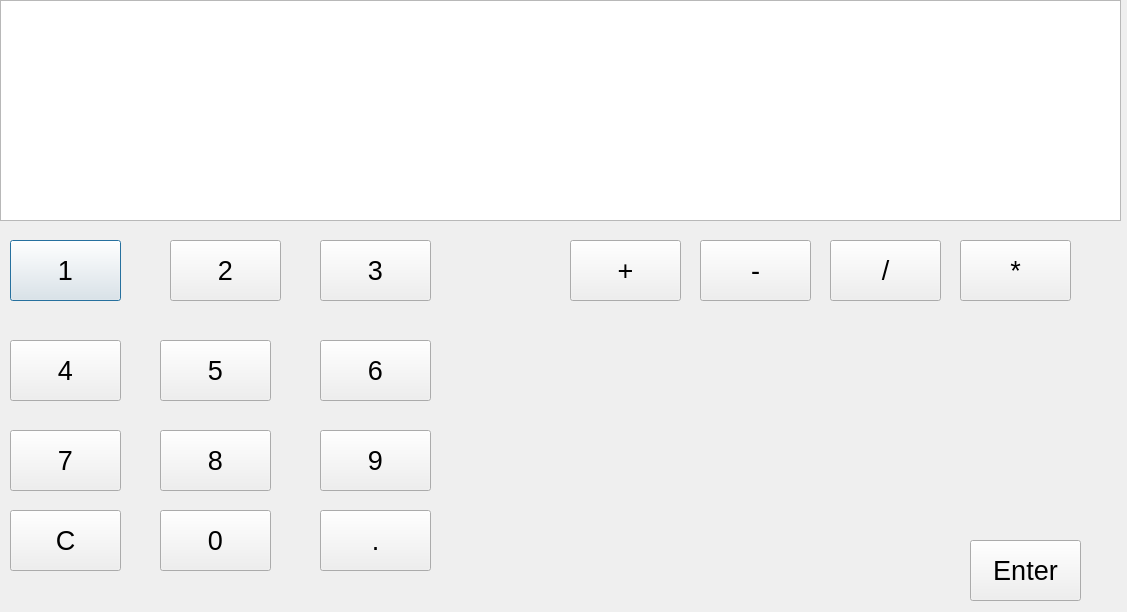
<?xml version="1.0" encoding="UTF-8"?>
<ui version="4.0">
 <class>Dialog</class>
 <widget class="QDialog" name="Dialog">
  <property name="geometry">
   <rect>
    <x>0</x>
    <y>0</y>
    <width>1127</width>
    <height>612</height>
   </rect>
  </property>
  <property name="windowTitle">
   <string>Dialog</string>
  </property>
  <widget class="QGraphicsView" name="graphicsView">
   <property name="geometry">
    <rect>
     <x>0</x>
     <y>0</y>
     <width>1121</width>
     <height>221</height>
    </rect>
   </property>
  </widget>
  <widget class="QPushButton" name="pushButton_2">
   <property name="geometry">
    <rect>
     <x>10</x>
     <y>240</y>
     <width>111</width>
     <height>61</height>
    </rect>
   </property>
   <property name="font">
    <font>
     <pointsize>20</pointsize>
    </font>
   </property>
   <property name="text">
    <string>1</string>
   </property>
  </widget>
  <widget class="QPushButton" name="pushButton_3">
   <property name="geometry">
    <rect>
     <x>170</x>
     <y>240</y>
     <width>111</width>
     <height>61</height>
    </rect>
   </property>
   <property name="font">
    <font>
     <pointsize>20</pointsize>
    </font>
   </property>
   <property name="text">
    <string>2</string>
   </property>
  </widget>
  <widget class="QPushButton" name="pushButton_4">
   <property name="geometry">
    <rect>
     <x>320</x>
     <y>240</y>
     <width>111</width>
     <height>61</height>
    </rect>
   </property>
   <property name="font">
    <font>
     <pointsize>20</pointsize>
    </font>
   </property>
   <property name="text">
    <string>3</string>
   </property>
  </widget>
  <widget class="QPushButton" name="pushButton_5">
   <property name="geometry">
    <rect>
     <x>320</x>
     <y>340</y>
     <width>111</width>
     <height>61</height>
    </rect>
   </property>
   <property name="font">
    <font>
     <pointsize>20</pointsize>
    </font>
   </property>
   <property name="text">
    <string>6</string>
   </property>
  </widget>
  <widget class="QPushButton" name="pushButton_6">
   <property name="geometry">
    <rect>
     <x>320</x>
     <y>430</y>
     <width>111</width>
     <height>61</height>
    </rect>
   </property>
   <property name="font">
    <font>
     <pointsize>20</pointsize>
    </font>
   </property>
   <property name="text">
    <string>9</string>
   </property>
  </widget>
  <widget class="QPushButton" name="pushButton_7">
   <property name="geometry">
    <rect>
     <x>160</x>
     <y>340</y>
     <width>111</width>
     <height>61</height>
    </rect>
   </property>
   <property name="font">
    <font>
     <pointsize>20</pointsize>
    </font>
   </property>
   <property name="text">
    <string>5</string>
   </property>
  </widget>
  <widget class="QPushButton" name="pushButton_8">
   <property name="geometry">
    <rect>
     <x>160</x>
     <y>430</y>
     <width>111</width>
     <height>61</height>
    </rect>
   </property>
   <property name="font">
    <font>
     <pointsize>20</pointsize>
    </font>
   </property>
   <property name="text">
    <string>8</string>
   </property>
  </widget>
  <widget class="QPushButton" name="pushButton_9">
   <property name="geometry">
    <rect>
     <x>10</x>
     <y>340</y>
     <width>111</width>
     <height>61</height>
    </rect>
   </property>
   <property name="font">
    <font>
     <pointsize>20</pointsize>
    </font>
   </property>
   <property name="text">
    <string>4</string>
   </property>
  </widget>
  <widget class="QPushButton" name="pushButton_10">
   <property name="geometry">
    <rect>
     <x>10</x>
     <y>430</y>
     <width>111</width>
     <height>61</height>
    </rect>
   </property>
   <property name="font">
    <font>
     <pointsize>20</pointsize>
    </font>
   </property>
   <property name="text">
    <string>7</string>
   </property>
  </widget>
  <widget class="QPushButton" name="pushButton_11">
   <property name="geometry">
    <rect>
     <x>160</x>
     <y>510</y>
     <width>111</width>
     <height>61</height>
    </rect>
   </property>
   <property name="font">
    <font>
     <pointsize>20</pointsize>
    </font>
   </property>
   <property name="text">
    <string>0</string>
   </property>
  </widget>
  <widget class="QPushButton" name="pushButton_12">
   <property name="geometry">
    <rect>
     <x>570</x>
     <y>240</y>
     <width>111</width>
     <height>61</height>
    </rect>
   </property>
   <property name="font">
    <font>
     <pointsize>20</pointsize>
    </font>
   </property>
   <property name="text">
    <string>+</string>
   </property>
  </widget>
  <widget class="QPushButton" name="pushButton_13">
   <property name="geometry">
    <rect>
     <x>700</x>
     <y>240</y>
     <width>111</width>
     <height>61</height>
    </rect>
   </property>
   <property name="font">
    <font>
     <pointsize>20</pointsize>
    </font>
   </property>
   <property name="text">
    <string>-</string>
   </property>
  </widget>
  <widget class="QPushButton" name="pushButton_14">
   <property name="geometry">
    <rect>
     <x>830</x>
     <y>240</y>
     <width>111</width>
     <height>61</height>
    </rect>
   </property>
   <property name="font">
    <font>
     <pointsize>20</pointsize>
    </font>
   </property>
   <property name="text">
    <string>/</string>
   </property>
  </widget>
  <widget class="QPushButton" name="pushButton_15">
   <property name="geometry">
    <rect>
     <x>960</x>
     <y>240</y>
     <width>111</width>
     <height>61</height>
    </rect>
   </property>
   <property name="font">
    <font>
     <pointsize>20</pointsize>
    </font>
   </property>
   <property name="text">
    <string>*</string>
   </property>
  </widget>
  <widget class="QPushButton" name="pushButton_16">
   <property name="geometry">
    <rect>
     <x>970</x>
     <y>540</y>
     <width>111</width>
     <height>61</height>
    </rect>
   </property>
   <property name="font">
    <font>
     <pointsize>20</pointsize>
    </font>
   </property>
   <property name="text">
    <string>Enter</string>
   </property>
  </widget>
  <widget class="QPushButton" name="pushButton_17">
   <property name="geometry">
    <rect>
     <x>10</x>
     <y>510</y>
     <width>111</width>
     <height>61</height>
    </rect>
   </property>
   <property name="font">
    <font>
     <pointsize>20</pointsize>
    </font>
   </property>
   <property name="text">
    <string>C</string>
   </property>
  </widget>
  <widget class="QPushButton" name="pushButton_18">
   <property name="geometry">
    <rect>
     <x>320</x>
     <y>510</y>
     <width>111</width>
     <height>61</height>
    </rect>
   </property>
   <property name="font">
    <font>
     <pointsize>20</pointsize>
    </font>
   </property>
   <property name="text">
    <string>.</string>
   </property>
  </widget>
 </widget>
 <resources/>
 <connections/>
</ui>
